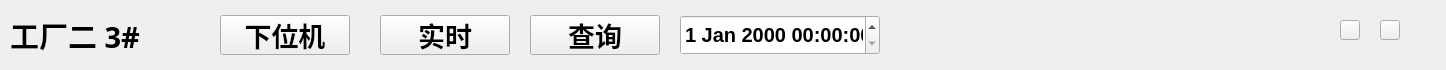
   <widget class="QWidget" name="widget_historical_title" native="true">
    <property name="geometry">
     <rect>
      <x>2</x>
      <y>0</y>
      <width>1446</width>
      <height>70</height>
     </rect>
    </property>
    <property name="sizePolicy">
     <sizepolicy hsizetype="Preferred" vsizetype="Preferred">
      <horstretch>0</horstretch>
      <verstretch>0</verstretch>
     </sizepolicy>
    </property>
    <property name="styleSheet">
     <string notr="true">#widget_historical_title{
border-top-left-radius: 10px;   /* 设置左上角的圆角半径 */
border-top-right-radius: 10px;  /* 设置右上角的圆角半径 */
border-bottom-left-radius: 0px; /* 保持左下角的圆角半径为 0 */
border-bottom-right-radius: 0px;/* 保持右下角的圆角半径为 0 */
background-color: rgb(170, 170, 255);
}</string>
    </property>
    <widget class="QLabel" name="label_factory_num">
     <property name="geometry">
      <rect>
       <x>10</x>
       <y>15</y>
       <width>140</width>
       <height>40</height>
      </rect>
     </property>
     <property name="font">
      <font>
       <family>华文中宋</family>
       <pointsize>22</pointsize>
       <weight>75</weight>
       <bold>true</bold>
      </font>
     </property>
     <property name="text">
      <string>工厂二 3#</string>
     </property>
    </widget>
    <widget class="QPushButton" name="pushButton_lower_pc">
     <property name="geometry">
      <rect>
       <x>220</x>
       <y>15</y>
       <width>130</width>
       <height>40</height>
      </rect>
     </property>
     <property name="font">
      <font>
       <family>华文仿宋</family>
       <pointsize>20</pointsize>
       <weight>75</weight>
       <bold>true</bold>
      </font>
     </property>
     <property name="text">
      <string>下位机</string>
     </property>
    </widget>
    <widget class="QPushButton" name="pushButton_realtime">
     <property name="geometry">
      <rect>
       <x>380</x>
       <y>15</y>
       <width>130</width>
       <height>40</height>
      </rect>
     </property>
     <property name="font">
      <font>
       <family>华文仿宋</family>
       <pointsize>20</pointsize>
       <weight>75</weight>
       <bold>true</bold>
      </font>
     </property>
     <property name="text">
      <string>实时</string>
     </property>
    </widget>
    <widget class="QPushButton" name="pushButton_minisize">
     <property name="geometry">
      <rect>
       <x>1340</x>
       <y>20</y>
       <width>20</width>
       <height>20</height>
      </rect>
     </property>
     <property name="styleSheet">
      <string notr="true">border-image: url(:/logo/minisize.png);</string>
     </property>
     <property name="text">
      <string/>
     </property>
    </widget>
    <widget class="QPushButton" name="pushButton_close">
     <property name="geometry">
      <rect>
       <x>1380</x>
       <y>20</y>
       <width>20</width>
       <height>20</height>
      </rect>
     </property>
     <property name="styleSheet">
      <string notr="true">border-image: url(:/logo/close.png);</string>
     </property>
     <property name="text">
      <string/>
     </property>
    </widget>
    <widget class="QDateTimeEdit" name="dateTimeEdit">
     <property name="geometry">
      <rect>
       <x>680</x>
       <y>15</y>
       <width>200</width>
       <height>40</height>
      </rect>
     </property>
     <property name="sizePolicy">
      <sizepolicy hsizetype="Preferred" vsizetype="Preferred">
       <horstretch>0</horstretch>
       <verstretch>0</verstretch>
      </sizepolicy>
     </property>
     <property name="font">
      <font>
       <pointsize>-1</pointsize>
       <weight>75</weight>
       <bold>true</bold>
      </font>
     </property>
     <property name="layoutDirection">
      <enum>Qt::LeftToRight</enum>
     </property>
     <property name="styleSheet">
      <string notr="true">font-size: 20px;  /* 根据需求调整像素值 */
font-weight: bold;
</string>
     </property>
     <property name="alignment">
      <set>Qt::AlignCenter</set>
     </property>
    </widget>
    <widget class="QPushButton" name="pushButton_historical_query">
     <property name="geometry">
      <rect>
       <x>530</x>
       <y>15</y>
       <width>130</width>
       <height>40</height>
      </rect>
     </property>
     <property name="font">
      <font>
       <family>华文仿宋</family>
       <pointsize>20</pointsize>
       <weight>75</weight>
       <bold>true</bold>
      </font>
     </property>
     <property name="text">
      <string>查询</string>
     </property>
    </widget>
   </widget>
